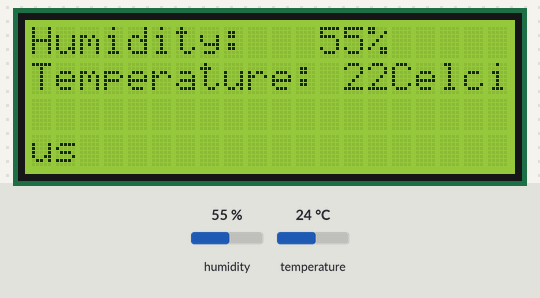
This sketch was run on a simulated ESP8266 (NodeMCU). Parts: 20×4 character LCD. The test bench sets the inputs (shaded band); at power-on: humidity 55 %, temperature 24 °C. WiFi joins after 1.5 s; servers stay silent unless stated; what the sketch prints to the serial monitor is not drawn.

Above: at 2.9 s.
3.0 s: humidity set to 22 %
At 4.9 s:
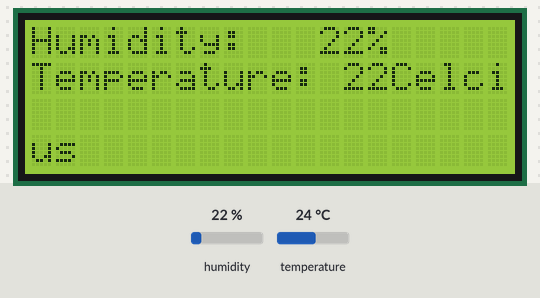
5.6 s: temperature set to 12 °C
At 7.7 s:
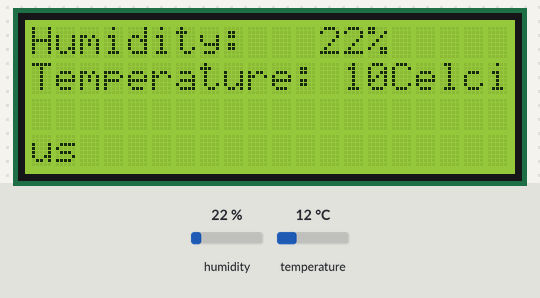
10.3 s: humidity set to 40 %
At 12.0 s:
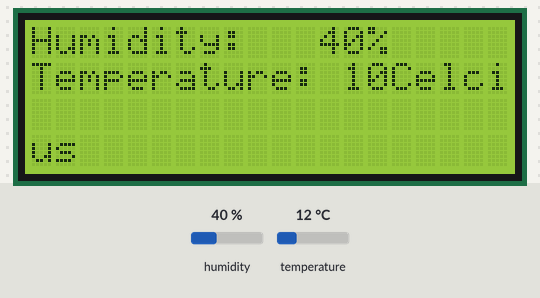
13.3 s: temperature set to 19 °C
Timing chart, 0 to 16.3 s (numbered marks = the images above; inputs shaded):
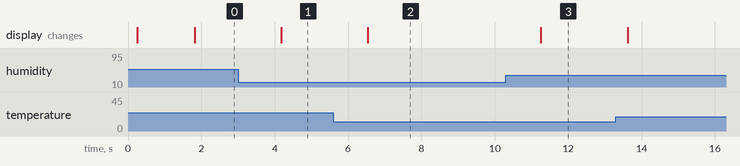

Measured:
- after the input at 3.0 s, the display: changes after 1.2 s (image 1)
- after the input at 5.6 s, the display: changes after 0.93 s (image 2)
- after the input at 10.3 s, the display: changes after 0.95 s (image 3)

The sketch:

telegrambot.ino
```cpp
#include <ESP8266WiFi.h>
#include <WiFiClientSecure.h>
#include <UniversalTelegramBot.h>
#include "DHT.h"
#include <Wire.h>
#include <LiquidCrystal_I2C.h>

#define DHTPIN D1
#define DHTTYPE DHT11   // DHT 11

DHT dht(DHTPIN, DHTTYPE);
LiquidCrystal_I2C lcd(0x27, 20, 4);

// Initialize Wifi connection to the router
char ssid[] = "hotspot";     // diisi nama wifi
char password[] = "newbie12"; // diisi password wifi

// Initialize Telegram BOT
#define BOTtoken "6020879752:AAFDEbkLvA703-hayclpC5aPZozGCyiz6hI" // diisi Token Bot (Dapat dari Telegram Botfather)

WiFiClientSecure client;
UniversalTelegramBot bot(BOTtoken, client);

//Checks for new messages every 1 second.
int botRequestDelay = 1000;
unsigned long lastTimeBotRan;

void handleNewMessages(int numNewMessages) {
  Serial.println("handleNewMessages");
  Serial.println(String(numNewMessages));

  for (int i=0; i<numNewMessages; i++) {
    String chat_id = String(bot.messages[i].chat_id);
    String text = bot.messages[i].text;

    String from_name = bot.messages[i].from_name;
    if (from_name == "") from_name = "Guest";

    //Cek Pembacaan Sensor DHT11
    if (text == "/statussuhu") {
      int t = dht.readTemperature()-2;
       String temp = "Suhu saat ini : ";
       temp += int(t);
       temp +=" *C\n";

      bot.sendMessage(chat_id,temp, "");
    }
    if (text == "/statuskelembapan") {
      int h = dht.readHumidity();
       String temp = "Kelembaban: ";
       temp += int(h);
       temp += " %";

      bot.sendMessage(chat_id,temp, "");
    }

    //Cek Command untuk setiap aksi
    if (text == "/start") {
      String welcome = "Welcome  " + from_name + ".\n";
      welcome += "/statussuhu : Status Suhu\n";
      welcome += "/statuskelembapan : Status Kelembapan\n";
      bot.sendMessage(chat_id, welcome, "Markdown");
    }
  }
}

void setup() {

  Serial.begin(9600);
  dht.begin();


  WiFi.mode(WIFI_STA);
  WiFi.disconnect();
  delay(100);

  Serial.begin(9600);
  lcd.init();                      // initialize the   lcd
  lcd.begin(0, 2);
  lcd.backlight();
  lcd.setCursor(0,0);
  lcd.print("Hallo, Moch Gilbert! ");
  lcd.clear();

  Serial.print("Connecting Wifi: ");
  Serial.println(ssid);
  WiFi.begin(ssid, password);

  while (WiFi.status() != WL_CONNECTED) {
    Serial.print(".");
    delay(500);
  }

  Serial.println("");
  Serial.println("WiFi connected");
  Serial.print("IP address: ");
  Serial.println(WiFi.localIP());
}

void loop() {
  int t = dht.readTemperature()-2;
  int h = dht.readHumidity();

  Serial.print("Temperature = ");
  Serial.print(t);
  Serial.print(" *C ");
  Serial.print("    Humidity = ");
  Serial.print(h);
  Serial.println(" % ");

 lcd.setCursor(0,0);
  lcd.print("Humidity:   ");
  lcd.print(h);
  lcd.print("%");
  lcd.setCursor(0,1);
  lcd.print("Temperature: ");
  lcd.print(t);
  lcd.println("Celcius");
  delay(2000); //Delay 2 sec between temperature/humidity check.


  if (millis() > lastTimeBotRan + botRequestDelay)  {
    int numNewMessages = bot.getUpdates(bot.last_message_received + 1);

    while(numNewMessages) {
      Serial.println("got response");
      handleNewMessages(numNewMessages);
      numNewMessages = bot.getUpdates(bot.last_message_received + 1);
    }

    lastTimeBotRan = millis();
  }
}
```
